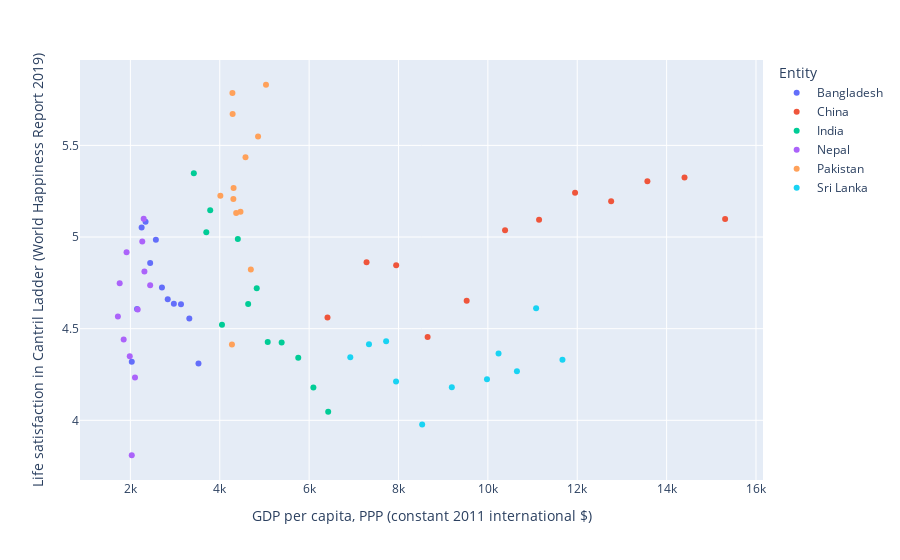

Here is the notebook cell this chart was saved with:
### Code cell
fig = px.scatter(df_2, x=x, y=y, color="Entity", hover_data=['Entity', x, y, 'Year'])
fig.show()

### Figure 1 — Plotly figure (JSON) as saved in the notebook; plotly's stock layout.template omitted (floating-point values rounded to 4 significant figures)
{"data": [{"customdata": [["Bangladesh", 2031.0, 4.319, 2006], ["Bangladesh", 2148.0, 4.607, 2007], ["Bangladesh", 2252.0, 5.052, 2008], ["Bangladesh", 2340.0, 5.083, 2009], ["Bangladesh", 2443.0, 4.858, 2010], ["Bangladesh", 2571.0, 4.986, 2011], ["Bangladesh", 2707.0, 4.724, 2012], ["Bangladesh", 2836.0, 4.66, 2013], ["Bangladesh", 2973.0, 4.636, 2014], ["Bangladesh", 3133.0, 4.633, 2015], ["Bangladesh", 3319.0, 4.556, 2016], ["Bangladesh", 3524.0, 4.31, 2017]], "hoverlabel": {"namelength": 0}, "hovertemplate": "Entity=%{customdata[0]}<br>GDP per capita, PPP (constant 2011 international $)=%{customdata[1]}<br>Life satisfaction in Cantril Ladder (World Happiness Report 2019)=%{customdata[2]}<br>Year=%{customdata[3]}", "legendgroup": "Bangladesh", "marker": {"color": "#636efa", "symbol": "circle"}, "mode": "markers", "name": "Bangladesh", "showlegend": true, "type": "scatter", "x": [2031.0, 2148.0, 2252.0, 2340.0, 2443.0, 2571.0, 2707.0, 2836.0, 2973.0, 3133.0, 3319.0, 3524.0], "xaxis": "x", "y": [4.319, 4.607, 5.052, 5.083, 4.858, 4.986, 4.724, 4.66, 4.636, 4.633, 4.556, 4.31], "yaxis": "y"}, {"customdata": [["China", 6411.0, 4.56, 2006], ["China", 7285.0, 4.863, 2007], ["China", 7948.0, 4.846, 2008], ["China", 8652.0, 4.454, 2009], ["China", 9526.0, 4.653, 2010], ["China", 10380.0, 5.037, 2011], ["China", 11150.0, 5.095, 2012], ["China", 11950.0, 5.241, 2013], ["China", 12760.0, 5.196, 2014], ["China", 13570.0, 5.304, 2015], ["China", 14400.0, 5.325, 2016], ["China", 15310.0, 5.099, 2017]], "hoverlabel": {"namelength": 0}, "hovertemplate": "Entity=%{customdata[0]}<br>GDP per capita, PPP (constant 2011 international $)=%{customdata[1]}<br>Life satisfaction in Cantril Ladder (World Happiness Report 2019)=%{customdata[2]}<br>Year=%{customdata[3]}", "legendgroup": "China", "marker": {"color": "#EF553B", "symbol": "circle"}, "mode": "markers", "name": "China", "showlegend": true, "type": "scatter", "x": [6411.0, 7285.0, 7948.0, 8652.0, 9526.0, 10380.0, 11150.0, 11950.0, 12760.0, 13570.0, 14400.0, 15310.0], "xaxis": "x", "y": [4.56, 4.863, 4.846, 4.454, 4.653, 5.037, 5.095, 5.241, 5.196, 5.304, 5.325, 5.099], "yaxis": "y"}, {"customdata": [["India", 3420.0, 5.348, 2006], ["India", 3699.0, 5.027, 2007], ["India", 3787.0, 5.146, 2008], ["India", 4050.0, 4.522, 2009], ["India", 4405.0, 4.989, 2010], ["India", 4636.0, 4.635, 2011], ["India", 4828.0, 4.72, 2012], ["India", 5074.0, 4.428, 2013], ["India", 5385.0, 4.424, 2014], ["India", 5757.0, 4.342, 2015], ["India", 6096.0, 4.179, 2016], ["India", 6427.0, 4.046, 2017]], "hoverlabel": {"namelength": 0}, "hovertemplate": "Entity=%{customdata[0]}<br>GDP per capita, PPP (constant 2011 international $)=%{customdata[1]}<br>Life satisfaction in Cantril Ladder (World Happiness Report 2019)=%{customdata[2]}<br>Year=%{customdata[3]}", "legendgroup": "India", "marker": {"color": "#00cc96", "symbol": "circle"}, "mode": "markers", "name": "India", "showlegend": true, "type": "scatter", "x": [3420.0, 3699.0, 3787.0, 4050.0, 4405.0, 4636.0, 4828.0, 5074.0, 5385.0, 5757.0, 6096.0, 6427.0], "xaxis": "x", "y": [5.348, 5.027, 5.146, 4.522, 4.989, 4.635, 4.72, 4.428, 4.424, 4.342, 4.179, 4.046], "yaxis": "y"}, {"customdata": [["Nepal", 1721.0, 4.567, 2006], ["Nepal", 1761.0, 4.748, 2007], ["Nepal", 1850.0, 4.441, 2008], ["Nepal", 1915.0, 4.917, 2009], ["Nepal", 1986.0, 4.35, 2010], ["Nepal", 2031.0, 3.809, 2011], ["Nepal", 2103.0, 4.233, 2012], ["Nepal", 2164.0, 4.605, 2013], ["Nepal", 2266.0, 4.975, 2014], ["Nepal", 2314.0, 4.812, 2015], ["Nepal", 2298.0, 5.1, 2016], ["Nepal", 2443.0, 4.737, 2017]], "hoverlabel": {"namelength": 0}, "hovertemplate": "Entity=%{customdata[0]}<br>GDP per capita, PPP (constant 2011 international $)=%{customdata[1]}<br>Life satisfaction in Cantril Ladder (World Happiness Report 2019)=%{customdata[2]}<br>Year=%{customdata[3]}", "legendgroup": "Nepal", "marker": {"color": "#ab63fa", "symbol": "circle"}, "mode": "markers", "name": "Nepal", "showlegend": true, "type": "scatter", "x": [1721.0, 1761.0, 1850.0, 1915.0, 1986.0, 2031.0, 2103.0, 2164.0, 2266.0, 2314.0, 2298.0, 2443.0], "xaxis": "x", "y": [4.567, 4.748, 4.441, 4.917, 4.35, 3.809, 4.233, 4.605, 4.975, 4.812, 5.1, 4.737], "yaxis": "y"}, {"customdata": [["Pakistan", 4013.0, 5.225, 2005], ["Pakistan", 4288.0, 5.671, 2007], ["Pakistan", 4273.0, 4.414, 2008], ["Pakistan", 4304.0, 5.208, 2009], ["Pakistan", 4284.0, 5.786, 2010], ["Pakistan", 4310.0, 5.267, 2011], ["Pakistan", 4367.0, 5.132, 2012], ["Pakistan", 4464.0, 5.138, 2013], ["Pakistan", 4576.0, 5.436, 2014], ["Pakistan", 4696.0, 4.823, 2015], ["Pakistan", 4857.0, 5.549, 2016], ["Pakistan", 5035.0, 5.831, 2017]], "hoverlabel": {"namelength": 0}, "hovertemplate": "Entity=%{customdata[0]}<br>GDP per capita, PPP (constant 2011 international $)=%{customdata[1]}<br>Life satisfaction in Cantril Ladder (World Happiness Report 2019)=%{customdata[2]}<br>Year=%{customdata[3]}", "legendgroup": "Pakistan", "marker": {"color": "#FFA15A", "symbol": "circle"}, "mode": "markers", "name": "Pakistan", "showlegend": true, "type": "scatter", "x": [4013.0, 4288.0, 4273.0, 4304.0, 4284.0, 4310.0, 4367.0, 4464.0, 4576.0, 4696.0, 4857.0, 5035.0], "xaxis": "x", "y": [5.225, 5.671, 4.414, 5.208, 5.786, 5.267, 5.132, 5.138, 5.436, 4.823, 5.549, 5.831], "yaxis": "y"}, {"customdata": [["Sri Lanka", 6921.0, 4.345, 2006], ["Sri Lanka", 7339.0, 4.415, 2007], ["Sri Lanka", 7723.0, 4.431, 2008], ["Sri Lanka", 7945.0, 4.212, 2009], ["Sri Lanka", 8530.0, 3.977, 2010], ["Sri Lanka", 9193.0, 4.181, 2011], ["Sri Lanka", 9980.0, 4.225, 2012], ["Sri Lanka", 10240.0, 4.365, 2013], ["Sri Lanka", 10650.0, 4.268, 2014], ["Sri Lanka", 11080.0, 4.612, 2015], ["Sri Lanka", 11670.0, 4.331, 2017]], "hoverlabel": {"namelength": 0}, "hovertemplate": "Entity=%{customdata[0]}<br>GDP per capita, PPP (constant 2011 international $)=%{customdata[1]}<br>Life satisfaction in Cantril Ladder (World Happiness Report 2019)=%{customdata[2]}<br>Year=%{customdata[3]}", "legendgroup": "Sri Lanka", "marker": {"color": "#19d3f3", "symbol": "circle"}, "mode": "markers", "name": "Sri Lanka", "showlegend": true, "type": "scatter", "x": [6921.0, 7339.0, 7723.0, 7945.0, 8530.0, 9193.0, 9980.0, 10240.0, 10650.0, 11080.0, 11670.0], "xaxis": "x", "y": [4.345, 4.415, 4.431, 4.212, 3.977, 4.181, 4.225, 4.365, 4.268, 4.612, 4.331], "yaxis": "y"}], "layout": {"legend": {"title": {"text": "Entity"}, "tracegroupgap": 0}, "margin": {"t": 60}, "xaxis": {"anchor": "y", "domain": [0, 1], "title": {"text": "GDP per capita, PPP (constant 2011 international $)"}}, "yaxis": {"anchor": "x", "domain": [0, 1], "title": {"text": "Life satisfaction in Cantril Ladder (World Happiness Report 2019)"}}}}
